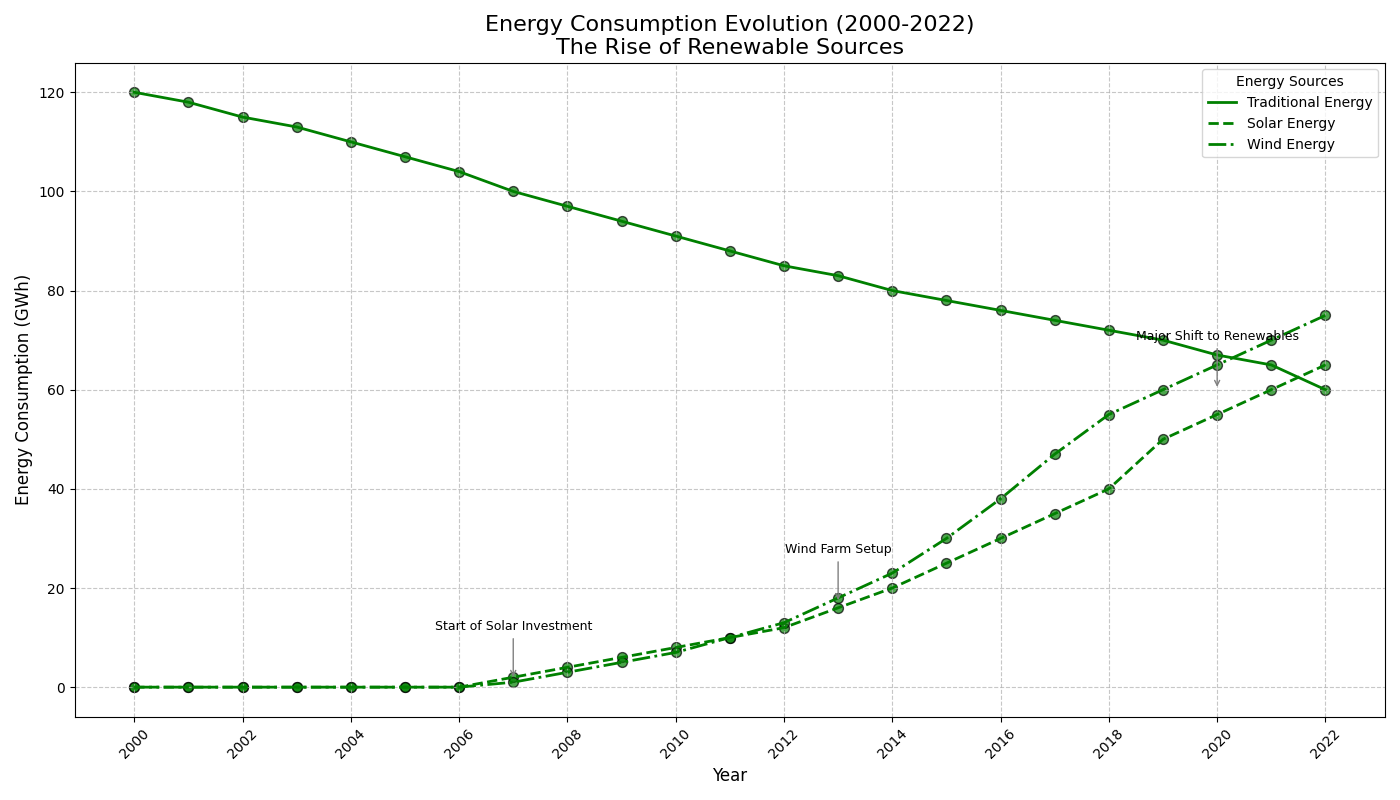

This chart was generated by the following Python code:
import matplotlib.pyplot as plt
import numpy as np

# Define years and energy consumption data
years = np.arange(2000, 2023)
traditional_energy = np.array([120, 118, 115, 113, 110, 107, 104, 100, 97, 94, 91, 88, 85, 83, 80, 78, 76, 74, 72, 70, 67, 65, 60])
solar_energy = np.array([0, 0, 0, 0, 0, 0, 0, 2, 4, 6, 8, 10, 12, 16, 20, 25, 30, 35, 40, 50, 55, 60, 65])
wind_energy = np.array([0, 0, 0, 0, 0, 0, 0, 1, 3, 5, 7, 10, 13, 18, 23, 30, 38, 47, 55, 60, 65, 70, 75])

# Plot setup
plt.figure(figsize=(14, 8))

# Plot the data with a single color
plt.plot(years, traditional_energy, label='Traditional Energy', color='green', linestyle='-', linewidth=2)
plt.plot(years, solar_energy, label='Solar Energy', color='green', linestyle='--', linewidth=2)
plt.plot(years, wind_energy, label='Wind Energy', color='green', linestyle='-.', linewidth=2)

# Title and labels
plt.title('Energy Consumption Evolution (2000-2022)\nThe Rise of Renewable Sources', fontsize=16)
plt.xlabel('Year', fontsize=12)
plt.ylabel('Energy Consumption (GWh)', fontsize=12)

# Adding annotations for key years of change
key_years = {
    2007: 'Start of Solar Investment', 2013: 'Wind Farm Setup', 2020: 'Major Shift to Renewables'
}
for year, event in key_years.items():
    plt.annotate(event, xy=(year, (solar_energy[year-2000] + wind_energy[year-2000]) / 2), 
                 xytext=(year, (solar_energy[year-2000] + wind_energy[year-2000]) / 2 + 10),
                 arrowprops=dict(arrowstyle='->', color='grey'), fontsize=9, ha='center')

# Highlight Data Points with a single color
plt.scatter(years, traditional_energy, color='green', s=50, edgecolors='black', alpha=0.7)
plt.scatter(years, solar_energy, color='green', s=50, edgecolors='black', alpha=0.7)
plt.scatter(years, wind_energy, color='green', s=50, edgecolors='black', alpha=0.7)

# Legend and Grid
plt.legend(loc='upper right', fontsize=10, title='Energy Sources')
plt.grid(True, linestyle='--', alpha=0.7)

# Custom x-ticks for better visibility
plt.xticks(np.arange(2000, 2023, 2), fontsize=10, rotation=45)
plt.yticks(fontsize=10)

# Adjust layout to prevent overlap
plt.tight_layout()

# Show the plot
plt.show()
